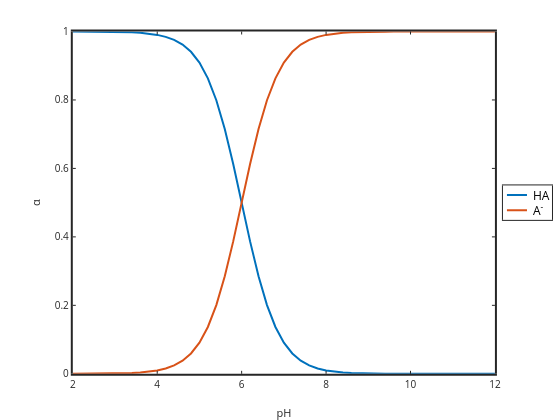

Write notebook code for a chart like this one.
### Markdown cell above
# Weak acid speciation versus pH

In class we derived the equations for $\alpha$ versus pH

$\alpha_{HA}=\dfrac{[\mathrm{H}^+]}{[\mathrm{H}^+]+K_a}$

$\alpha_{A}=\dfrac{K_a}{[\mathrm{H}^+]+K_a}$

The script below will request a pKa value from the user and then plot the corresponding alpha diagram.

### Code cell
pKa = input("Enter pKa1 value: "); Ka=10^-pKa;
%pKa=4; Ka=10^-pKa;
pH=2:0.2:12; H=10.^-pH;
alphaHL=H./(Ka+H);
alphaL=Ka./(Ka+H);
%h1=plot(pH,alphaHL,'r-','linewidth',2); hold on
%h2=plot(pH,alphaL,'b-',"linewidth", 2);
h=plot(pH,alphaHL,pH,alphaL);
set(h(1),'linewidth',2); set(h(2),'linewidth',2)
%hold on
legend('HA','A^-','fontsize',12,'location','eastoutside')
set(gca,'linewidth',2)
%set(gca,'FontSize',12); 
% for some reason gca fontsize combined with legend seems to cause to hang but only on jupyterlite
xlabel('pH')
ylabel('\alpha')

### Figure 1 — Plotly figure (JSON) as saved in the notebook; plotly's stock layout.template omitted (floating-point values rounded to 4 significant figures)
{"data": [{"line": {"color": "rgb(0,113,188)", "dash": "solid", "width": 2}, "marker": {"color": "rgb(0,113,188)", "line": {"color": "rgb(0,113,188)"}, "size": 6, "symbol": "none"}, "mode": "lines", "name": "HA", "showlegend": true, "type": "scatter", "visibility": true, "x": [2, 2.2, 2.4, 2.6, 2.8, 3, 3.2, 3.4, 3.6, 3.8, 4, 4.2, 4.4, 4.6, 4.8, 5, 5.2, 5.4, 5.6, 5.8, 6, 6.2, 6.4, 6.6, 6.8, 7, 7.2, 7.4, 7.6, 7.8, 8, 8.2, 8.4, 8.6, 8.8, 9, 9.2, 9.4, 9.6, 9.8, 10, 10.2, 10.4, 10.6, 10.8, 11, 11.2, 11.4, 11.6, 11.8, 12], "xaxis": "x", "y": [0.9999, 0.9998, 0.9997, 0.9996, 0.9994, 0.999, 0.9984, 0.9975, 0.996, 0.9937, 0.9901, 0.9844, 0.9755, 0.9617, 0.9406, 0.9091, 0.8632, 0.7992, 0.7153, 0.6131, 0.5, 0.3869, 0.2847, 0.2008, 0.1368, 0.09091, 0.05935, 0.03829, 0.0245, 0.0156, 0.009901, 0.00627, 0.003965, 0.002506, 0.001582, 0.000999, 0.0006306, 0.0003979, 0.0002511, 0.0001585, 9.999e-05, 6.309e-05, 3.981e-05, 2.512e-05, 1.585e-05, 1e-05, 6.31e-06, 3.981e-06, 2.512e-06, 1.585e-06, 1e-06], "yaxis": "y"}, {"line": {"color": "rgb(216,82,24)", "dash": "solid", "width": 2}, "marker": {"color": "rgb(216,82,24)", "line": {"color": "rgb(216,82,24)"}, "size": 6, "symbol": "none"}, "mode": "lines", "name": "A^-", "showlegend": true, "type": "scatter", "visibility": true, "x": [2, 2.2, 2.4, 2.6, 2.8, 3, 3.2, 3.4, 3.6, 3.8, 4, 4.2, 4.4, 4.6, 4.8, 5, 5.2, 5.4, 5.6, 5.8, 6, 6.2, 6.4, 6.6, 6.8, 7, 7.2, 7.4, 7.6, 7.8, 8, 8.2, 8.4, 8.6, 8.8, 9, 9.2, 9.4, 9.6, 9.8, 10, 10.2, 10.4, 10.6, 10.8, 11, 11.2, 11.4, 11.6, 11.8, 12], "xaxis": "x", "y": [9.999e-05, 0.0001585, 0.0002511, 0.0003979, 0.0006306, 0.000999, 0.001582, 0.002506, 0.003965, 0.00627, 0.009901, 0.0156, 0.0245, 0.03829, 0.05935, 0.09091, 0.1368, 0.2008, 0.2847, 0.3869, 0.5, 0.6131, 0.7153, 0.7992, 0.8632, 0.9091, 0.9406, 0.9617, 0.9755, 0.9844, 0.9901, 0.9937, 0.996, 0.9975, 0.9984, 0.999, 0.9994, 0.9996, 0.9997, 0.9998, 0.9999, 0.9999, 1.0, 1.0, 1.0, 1.0, 1.0, 1.0, 1.0, 1.0, 1.0], "yaxis": "y"}, {"hoverinfo": "none", "line": {"color": "rgb(0,113,188)", "dash": "solid", "width": 2}, "marker": {"color": "rgb(0,113,188)", "line": {"color": "rgb(0,113,188)"}, "size": 6, "symbol": "none"}, "mode": "lines", "name": "", "showlegend": false, "type": "scatter", "visibility": true, "x": [3, 18], "xaxis": "x2", "y": [7.2, 7.2], "yaxis": "y2"}, {"hoverinfo": "none", "line": {"color": "rgb(216,82,24)", "dash": "solid", "width": 2}, "marker": {"color": "rgb(216,82,24)", "line": {"color": "rgb(216,82,24)"}, "size": 6, "symbol": "none"}, "mode": "lines", "name": "", "showlegend": false, "type": "scatter", "visibility": true, "x": [3, 18], "xaxis": "x2", "y": [18.6, 18.6], "yaxis": "y2"}], "layout": {"annotations": [{"font": {"color": "rgb(0,0,0)", "size": 12}, "showarrow": false, "text": "HA", "x": 21, "xanchor": "left", "xref": "x2", "y": 7.2, "yanchor": "middle", "yref": "y2"}, {"font": {"color": "rgb(0,0,0)", "size": 12}, "showarrow": false, "text": "A<sup>-</sup>", "x": 21, "xanchor": "left", "xref": "x2", "y": 18.6, "yanchor": "middle", "yref": "y2"}], "height": 420, "hovermode": "closest", "margin": {"b": 0, "l": 0, "r": 0, "t": 0}, "plot_bgcolor": "rgba(0,0,0,0)", "showlegend": false, "width": 560, "xaxis": {"anchor": "y", "autorange": false, "domain": [0.13, 0.8838], "exponentformat": "none", "gridcolor": "rgba(38,38,38,0.15)", "gridwidth": 2, "linecolor": "rgb(38,38,38)", "linewidth": 2, "mirror": "ticks", "range": [2, 12], "showgrid": false, "showline": true, "side": "bottom", "spikedash": "solid", "spikemode": "across", "spikesides": false, "spikethickness": 1, "tickangle": 0, "tickcolor": "rgb(38,38,38)", "tickfont": {"color": "rgb(38,38,38)", "size": 10}, "ticklen": 3, "ticks": "inside", "ticktext": ["2", "4", "6", "8", "10", "12"], "tickvals": [2, 4, 6, 8, 10, 12], "title": {"font": {"color": "rgb(38,38,38)", "size": 11}, "text": "pH"}, "type": "linear", "visible": true, "zeroline": false}, "xaxis2": {"anchor": "y2", "autorange": false, "domain": [0.8981, 0.9857], "exponentformat": "none", "fixedrange": true, "gridcolor": "rgba(38,38,38,0.15)", "gridwidth": 1, "linecolor": "rgb(38,38,38)", "linewidth": 1, "mirror": true, "range": [0, 36.73], "showgrid": false, "showline": true, "showspikes": false, "side": "bottom", "spikedash": "solid", "spikemode": "across", "spikesides": false, "spikethickness": 1, "tickangle": 0, "tickcolor": "rgb(38,38,38)", "tickfont": {"color": "rgb(38,38,38)", "size": 12}, "ticklen": 3, "ticks": "", "ticktext": [], "tickvals": [], "title": {"font": {"color": "rgb(0,0,0)", "size": 13.2}, "text": ""}, "type": "linear", "visible": true, "zeroline": false}, "yaxis": {"anchor": "x", "autorange": false, "domain": [0.11, 0.925], "exponentformat": "none", "gridcolor": "rgba(38,38,38,0.15)", "gridwidth": 2, "linecolor": "rgb(38,38,38)", "linewidth": 2, "mirror": "ticks", "range": [0, 1], "showgrid": false, "showline": true, "side": "left", "spikedash": "solid", "spikemode": "across", "spikesides": false, "spikethickness": 1, "tickangle": 0, "tickcolor": "rgb(38,38,38)", "tickfont": {"color": "rgb(38,38,38)", "size": 10}, "ticklen": 3, "ticks": "inside", "ticktext": ["0", "0.2", "0.4", "0.6", "0.8", "1"], "tickvals": [0, 0.2, 0.4, 0.6, 0.8, 1], "title": {"font": {"color": "rgb(38,38,38)", "size": 11}, "text": "&#945;"}, "type": "linear", "visible": true, "zeroline": false}, "yaxis2": {"anchor": "x2", "autorange": false, "domain": [0.4765, 0.5585], "exponentformat": "none", "fixedrange": true, "gridcolor": "rgba(38,38,38,0.15)", "gridwidth": 1, "linecolor": "rgb(38,38,38)", "linewidth": 1, "mirror": true, "range": [25.8, 0], "showgrid": false, "showline": true, "showspikes": false, "side": "left", "spikedash": "solid", "spikemode": "across", "spikesides": false, "spikethickness": 1, "tickangle": 0, "tickcolor": "rgb(38,38,38)", "tickfont": {"color": "rgb(38,38,38)", "size": 12}, "ticklen": 3, "ticks": "", "ticktext": [], "tickvals": [], "title": {"font": {"color": "rgb(0,0,0)", "size": 13.2}, "text": ""}, "type": "linear", "visible": true, "zeroline": false}}}
